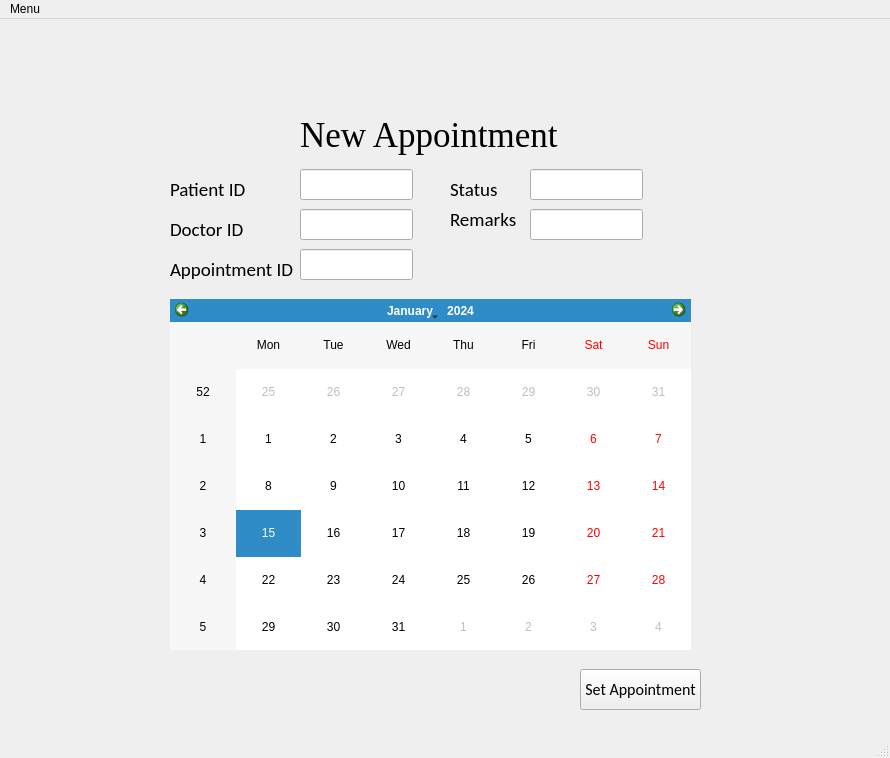
<?xml version="1.0" encoding="UTF-8"?>
<ui version="4.0">
 <class>MainWindow</class>
 <widget class="QMainWindow" name="MainWindow">
  <property name="geometry">
   <rect>
    <x>0</x>
    <y>0</y>
    <width>890</width>
    <height>758</height>
   </rect>
  </property>
  <property name="windowTitle">
   <string>MainWindow</string>
  </property>
  <widget class="QWidget" name="centralwidget">
   <widget class="QLabel" name="label">
    <property name="geometry">
     <rect>
      <x>300</x>
      <y>50</y>
      <width>271</width>
      <height>131</height>
     </rect>
    </property>
    <property name="font">
     <font>
      <family>Times New Roman</family>
      <pointsize>26</pointsize>
     </font>
    </property>
    <property name="text">
     <string>New Appointment</string>
    </property>
   </widget>
   <widget class="QCalendarWidget" name="calendar">
    <property name="geometry">
     <rect>
      <x>170</x>
      <y>280</y>
      <width>521</width>
      <height>351</height>
     </rect>
    </property>
   </widget>
   <widget class="QPushButton" name="setButton">
    <property name="geometry">
     <rect>
      <x>580</x>
      <y>650</y>
      <width>121</width>
      <height>41</height>
     </rect>
    </property>
    <property name="font">
     <font>
      <family>Calibri</family>
      <pointsize>12</pointsize>
     </font>
    </property>
    <property name="text">
     <string>Set Appointment</string>
    </property>
   </widget>
   <widget class="QLabel" name="label_2">
    <property name="geometry">
     <rect>
      <x>170</x>
      <y>160</y>
      <width>91</width>
      <height>21</height>
     </rect>
    </property>
    <property name="font">
     <font>
      <family>Calibri</family>
      <pointsize>14</pointsize>
     </font>
    </property>
    <property name="text">
     <string>Patient ID</string>
    </property>
   </widget>
   <widget class="QLineEdit" name="lineEdit">
    <property name="geometry">
     <rect>
      <x>300</x>
      <y>150</y>
      <width>113</width>
      <height>31</height>
     </rect>
    </property>
    <property name="font">
     <font>
      <family>Calibri</family>
      <pointsize>12</pointsize>
     </font>
    </property>
   </widget>
   <widget class="QLabel" name="label_3">
    <property name="geometry">
     <rect>
      <x>170</x>
      <y>200</y>
      <width>91</width>
      <height>21</height>
     </rect>
    </property>
    <property name="font">
     <font>
      <family>Calibri</family>
      <pointsize>14</pointsize>
     </font>
    </property>
    <property name="text">
     <string>Doctor ID</string>
    </property>
   </widget>
   <widget class="QLineEdit" name="lineEdit_2">
    <property name="geometry">
     <rect>
      <x>300</x>
      <y>190</y>
      <width>113</width>
      <height>31</height>
     </rect>
    </property>
    <property name="font">
     <font>
      <family>Calibri</family>
      <pointsize>12</pointsize>
     </font>
    </property>
   </widget>
   <widget class="QLabel" name="label_4">
    <property name="geometry">
     <rect>
      <x>450</x>
      <y>160</y>
      <width>91</width>
      <height>21</height>
     </rect>
    </property>
    <property name="font">
     <font>
      <family>Calibri</family>
      <pointsize>14</pointsize>
     </font>
    </property>
    <property name="text">
     <string>Status</string>
    </property>
   </widget>
   <widget class="QLabel" name="label_5">
    <property name="geometry">
     <rect>
      <x>450</x>
      <y>190</y>
      <width>91</width>
      <height>21</height>
     </rect>
    </property>
    <property name="font">
     <font>
      <family>Calibri</family>
      <pointsize>14</pointsize>
     </font>
    </property>
    <property name="text">
     <string>Remarks</string>
    </property>
   </widget>
   <widget class="QLineEdit" name="lineEdit_3">
    <property name="geometry">
     <rect>
      <x>530</x>
      <y>150</y>
      <width>113</width>
      <height>31</height>
     </rect>
    </property>
    <property name="font">
     <font>
      <family>Calibri</family>
      <pointsize>12</pointsize>
     </font>
    </property>
   </widget>
   <widget class="QLineEdit" name="lineEdit_4">
    <property name="geometry">
     <rect>
      <x>530</x>
      <y>190</y>
      <width>113</width>
      <height>31</height>
     </rect>
    </property>
    <property name="font">
     <font>
      <family>Calibri</family>
      <pointsize>12</pointsize>
     </font>
    </property>
   </widget>
   <widget class="QLabel" name="label_6">
    <property name="geometry">
     <rect>
      <x>170</x>
      <y>240</y>
      <width>151</width>
      <height>21</height>
     </rect>
    </property>
    <property name="font">
     <font>
      <family>Calibri</family>
      <pointsize>14</pointsize>
     </font>
    </property>
    <property name="text">
     <string>Appointment ID</string>
    </property>
   </widget>
   <widget class="QLineEdit" name="lineEdit_5">
    <property name="geometry">
     <rect>
      <x>300</x>
      <y>230</y>
      <width>113</width>
      <height>31</height>
     </rect>
    </property>
    <property name="font">
     <font>
      <family>Calibri</family>
      <pointsize>12</pointsize>
     </font>
    </property>
   </widget>
  </widget>
  <widget class="QMenuBar" name="menubar">
   <property name="geometry">
    <rect>
     <x>0</x>
     <y>0</y>
     <width>890</width>
     <height>21</height>
    </rect>
   </property>
   <widget class="QMenu" name="menuMenu">
    <property name="title">
     <string>Menu</string>
    </property>
    <addaction name="actionBack"/>
   </widget>
   <addaction name="menuMenu"/>
  </widget>
  <widget class="QStatusBar" name="statusbar"/>
  <action name="actionBack">
   <property name="icon">
    <iconset>
     <normaloff>fugue-icons-3.5.6/icons/arrow-curve-180-left.png</normaloff>fugue-icons-3.5.6/icons/arrow-curve-180-left.png</iconset>
   </property>
   <property name="text">
    <string>Back</string>
   </property>
  </action>
 </widget>
 <resources/>
 <connections/>
</ui>
